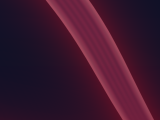
#> input picture tests/depth/ribbons/g600-perpendicular.png, 160 x 120 px
$ python -i check_hero.py   (imports and definitions only)
#> lines starting #> are read from the running program, lines starting #| are printed output that depends on the picture
#!/usr/bin/env python3
# SPDX-License-Identifier: GPL-3.0-or-later
"""Measure the default Midnight backdrop that is still visible on each output."""
import argparse
import json
from pathlib import Path

from PIL import Image, ImageChops


def dark_percent(path):
#> called with path = '../ribbons/g600-perpendicular.png'
    with Image.open(path) as source:
#> source is the input picture: PIL image 160x120 RGB; mean R, G, B 60.5, 22.8, 45.7
        image = source.convert("RGB")

    # Midnight varies with height. Use the most frequent RGB value along
    # each row, where the uncovered background is a single repeated colour.
    samples = image.resize((min(320, image.width), image.height), Image.Resampling.NEAREST)
    row_colours = []
    for y in range(samples.height):
        strip = samples.crop((0, y, samples.width, y + 1))
        colours = strip.getcolors(strip.width)
        row_colours.append(max(colours, key=lambda value: value[0])[1])
#> after the loop, row_colours = 120 items, first 6: (115, 36, 66), (108, 35, 64), (105, 34, 64), (115, 36, 66), (115, 36, 66), (113, 36, 66)
    background = Image.new("RGB", (1, image.height))
    background.putdata(row_colours)
    delta = ImageChops.difference(image, background.resize(image.size, Image.Resampling.NEAREST))
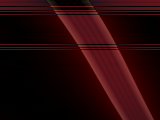
#> delta: PIL image 160x120 RGB; mean R, G, B 38.2, 7.2, 8.9
    red, green, blue = delta.split()
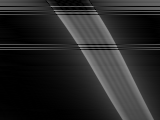
#> red: PIL image 160x120 L; min 0, max 142, mean 38.2
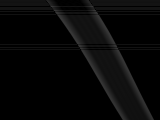
#> green: PIL image 160x120 L; min 0, max 55, mean 7.2
    peak = ImageChops.lighter(ImageChops.lighter(red, green), blue)
    return 100 * sum(peak.histogram()[:6]) / (image.width * image.height)


def main():
    parser = argparse.ArgumentParser(description=__doc__)
    parser.add_argument("scene", type=Path, help="Directory of the C1 product capture")
    parser.add_argument("--report", type=Path)
    args = parser.parse_args()
    manifest = json.loads((args.scene / "manifest.json").read_text())
    if manifest["scene"] != "C1" or manifest["visual"] != "orbs":
        parser.error("expected an Orbs C1 capture")
    roles = [output["role"] for output in manifest["outputs"]]
    times = sorted(int(frame["timelineNs"]) for frame in manifest["frames"])
    if len(set(roles)) != 3 or times != [10_000_000_000, 120_000_000_000, 900_000_000_000]:
        parser.error("expected all three C1 outputs at 10, 120 and 900 seconds")
    measurements = []
    for frame in manifest["frames"]:
        if sorted(frame["outputs"]) != sorted(f"{frame['timelineNs']}-{role}.png" for role in roles):
            parser.error("C1 output images are incomplete")
        for name in frame["outputs"]:
            percent = dark_percent(args.scene / name)
            measurements.append(dict(image=name, darkPercent=round(percent, 2), passed=55 <= percent <= 70))
    text = json.dumps(measurements, indent=2)
    print(text)
    if args.report:
        args.report.write_text(text + "\n")
    return 0 if all(row["passed"] for row in measurements) else 1


# [2 lines not run here, left out]

>>> result = dark_percent('../ribbons/g600-perpendicular.png')
#> result = 26.54
